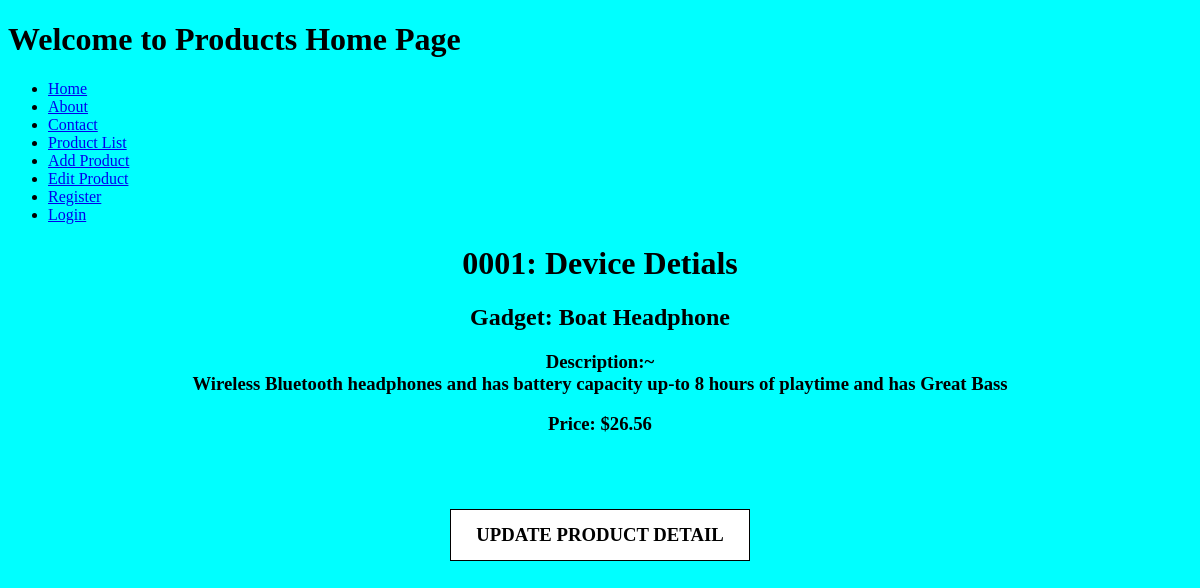
The app's page /product/ with its own data.
### product/models.py (models this page shows)
class Product(models.Model):
    name = models.CharField(max_length=100)
    desc = models.TextField()
    price = models.DecimalField(decimal_places=2, max_digits=7)
    offers = models.BooleanField(default=False)

### product/views.py (the view)
# urls.py: path('product/', views.product_view_detail, name='product'),
def product_view_detail(request):
    obj = Product.objects.get(id=1)
    context = {
        'object' : obj
    }
    return render(request, "product/detail.html", context)

### template/product/detail.html (shortened to what this page needs)
{% extends 'base.html' %}
{% load static %}
{% static 'http://127.0.0.1:8000/' as ProdURL %}
    {%block content %}
    <center>
        <h1>000{{ object.id }}: Device Detials</h1>
    </center>
    {% endblock %}
    {% block another_content %}
    <center>
        <h2>Gadget: {{ object.name }}</h2>
    {% if object.desc != None and object.desc != '' %}
        <h3>Description:~ <br> {{ object.desc }}</h3>
    {% else %}
        <h3>Description Coming Soon...</h3>
    {% endif %}
        <h3>Price: ${{ object.price }}</h3><br><br>
        <h3>
            <a id="btn" href="{{ProdURL}}/viewset/product/{{object.id}}/">UPDATE PRODUCT DETAIL</a>
        </h3>
    </center>
    {% endblock %}

### template/product/detail.html (style rules this page uses)
#btn:link, a:visited { background-color: white; border: 1px solid black; color: black; padding: 14px 25px; text-align: center; text-decoration: none; display: inline-block; }

### records on screen
Product: id "1", name "Boat Headphone", desc "Wireless Bluetooth headphones and has battery capacity up-to 8 hours of playtime and has Great Bass", price "26.56"
